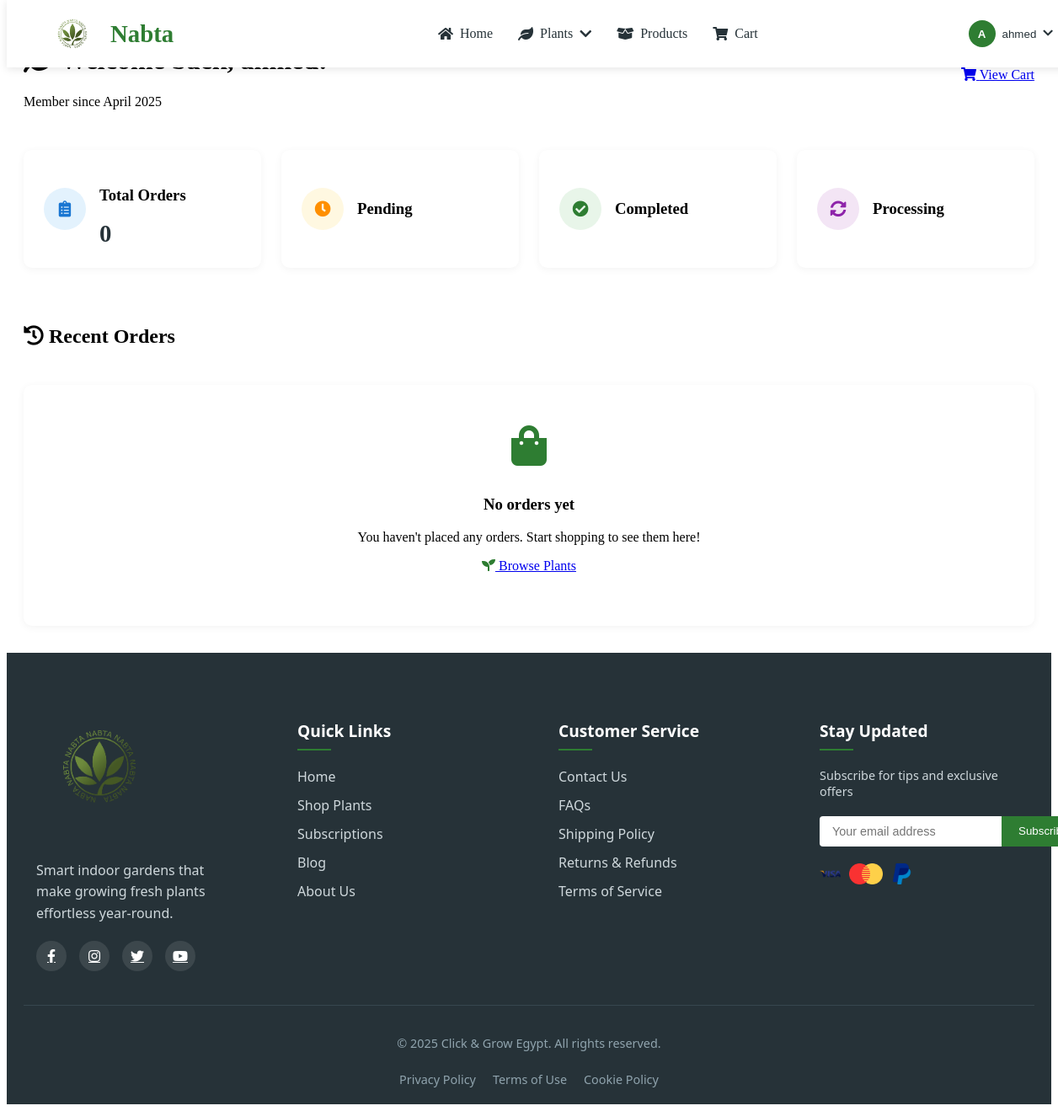
Before: /dashboard.php (signed in) with the older database file.
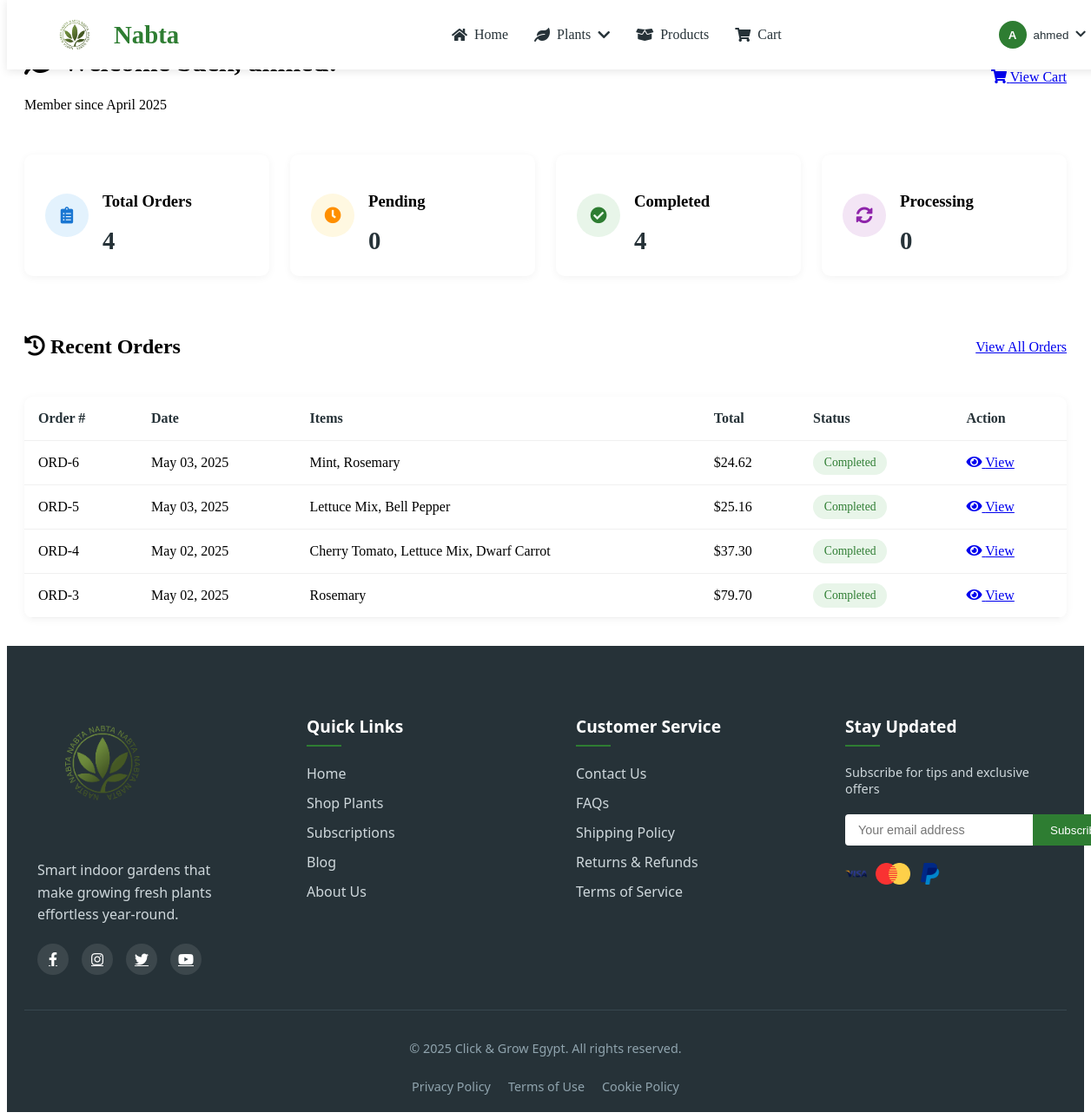
After: the same page with the newer database file.
### tables this page shows
CREATE TABLE `orders` (
  `id` int(11) NOT NULL,
  `user_id` int(11) NOT NULL,
  `order_number` varchar(20) NOT NULL,
  `total_amount` decimal(10,2) NOT NULL,
  `shipping_address` text NOT NULL,
  `payment_method` varchar(50) NOT NULL,
  `status` enum('pending','processing','completed','cancelled') DEFAULT 'pending',
  `created_at` timestamp NOT NULL DEFAULT current_timestamp()
);

### config/init.php (called while the page is built, shortened)
<?php
function url($path = '') {
    return BASE_URL . ltrim($path, '/');
}

### dashboard.php (the view, shortened to what the changed rows need)
<?php
require_once __DIR__ . '/config/init.php';
$user = null;
$recent_orders = [];
$order_stats = [
    'total_orders' => 0,
    'completed_orders' => 0,
    'pending_orders' => 0,
    'processing_orders' => 0
];
try {
    $stmt = $pdo->prepare("SELECT id, username, email, created_at FROM users WHERE id = ?");
    $stmt->execute([$_SESSION['user_id']]);
    $user = $stmt->fetch();
    $orders_stmt = $pdo->prepare("
        SELECT
            o.id,
            o.order_number,
            o.created_at as order_date,
            o.status,
            o.total_amount,
            COUNT(oi.id) as item_count,
            GROUP_CONCAT(p.name SEPARATOR ', ') as items
        FROM orders o
        LEFT JOIN order_items oi ON o.id = oi.order_id
        LEFT JOIN plants p ON oi.plant_id = p.id
        WHERE o.user_id = ?
        GROUP BY o.id
        ORDER BY o.created_at DESC
        LIMIT 5
    ");
    $orders_stmt->execute([$_SESSION['user_id']]);
    $recent_orders = $orders_stmt->fetchAll();
    $stats_stmt = $pdo->prepare("
        SELECT
            COUNT(*) as total_orders,
            SUM(CASE WHEN status = 'completed' THEN 1 ELSE 0 END) as completed_orders,
            SUM(CASE WHEN status = 'pending' THEN 1 ELSE 0 END) as pending_orders,
            SUM(CASE WHEN status = 'processing' THEN 1 ELSE 0 END) as processing_orders
        FROM orders
        WHERE user_id = ?
    ");
    $stats_stmt->execute([$_SESSION['user_id']]);
    $order_stats = $stats_stmt->fetch();
} catch (PDOException $e) {
    error_log("Dashboard Error: " . $e->getMessage());
    $error_message = "We're experiencing technical difficulties. Please refresh the page.";
}
include __DIR__ . '/includes/navbar.php';
?>
<div class="dashboard-container">
    <div class="dashboard-header">
        <div>
            <h1><i class="fas fa-leaf"></i> Welcome back, <?= htmlspecialchars($user['username']) ?>!</h1>
        </div>
    </div>
    <div class="stats-grid">
        <div class="stat-card">
            <div>
                <h3>Total Orders</h3>
                <p class="stat-value"><?= $order_stats['total_orders'] ?></p>
            </div>
        </div>
        <div class="stat-card">
            <div>
                <h3>Pending</h3>
                <p class="stat-value"><?= $order_stats['pending_orders'] ?></p>
            </div>
        </div>
        <div class="stat-card">
            <div>
                <h3>Completed</h3>
                <p class="stat-value"><?= $order_stats['completed_orders'] ?></p>
            </div>
        </div>
        <div class="stat-card">
            <div>
                <h3>Processing</h3>
                <p class="stat-value"><?= $order_stats['processing_orders'] ?></p>
            </div>
        </div>
    </div>
    <div class="dashboard-section">
        <div class="section-header">
            <h2><i class="fas fa-history"></i> Recent Orders</h2>
            <?php if (!empty($recent_orders)): ?>
                <a href="<?= url('/orders.php') ?>" class="btn-link">View All Orders</a>
            <?php endif; ?>
        </div>
        <?php if (!empty($recent_orders)): ?>
            <div class="orders-table">
                <div class="table-responsive">
                    <table>
                        <thead>
                            <tr>
                                <th>Order #</th>
                                <th>Date</th>
                                <th>Items</th>
                                <th>Total</th>
                                <th>Status</th>
                                <th>Action</th>
                            </tr>
                        </thead>
                        <tbody>
                            <?php foreach ($recent_orders as $order): ?>
                            <tr>
                                <td><?= $order['order_number'] ? htmlspecialchars($order['order_number']) : 'ORD-' . $order['id'] ?></td>
                                <td><?= date('M d, Y', strtotime($order['order_date'])) ?></td>
                                <td><?= htmlspecialchars($order['items']) ?></td>
                                <td>$<?= number_format($order['total_amount'], 2) ?></td>
                                <td>
                                    <span class="status-badge status-<?= $order['status'] ?>">
                                        <?= ucfirst($order['status']) ?>
                                    </span>
                                </td>
                                <td>
                                    <a href="<?= url('/order_details.php?id=' . $order['id']) ?>" class="btn-sm">
                                        <i class="fas fa-eye"></i> View
                                    </a>
                                </td>
                            </tr>
                            <?php endforeach; ?>
                        </tbody>
                    </table>
                </div>
            </div>
        <?php else: ?>
            <div class="empty-state">
                <i class="fas fa-shopping-bag fa-3x"></i>
                <h3>No orders yet</h3>
                <p>You haven't placed any orders. Start shopping to see them here!</p>
                <a href="<?= url('/plants.php') ?>" class="btn btn-primary">
                    <i class="fas fa-seedling"></i> Browse Plants
                </a>
            </div>
        <?php endif; ?>
    </div>
</div>
<?php include __DIR__ . '/includes/footer.php'; ?>

Changed rows visible on the page:
added orders: id "6", created_at "May 03, 2025", items "Mint, Rosemary", total_amount "24.62", status "Completed"
added orders: id "5", created_at "May 03, 2025", items "Lettuce Mix, Bell Pepper", total_amount "25.16", status "Completed"
added orders: id "4", created_at "May 02, 2025", items "Cherry Tomato, Lettuce Mix, Dwarf Carrot", total_amount "37.30", status "Completed"
added orders: id "3", created_at "May 02, 2025", items "Rosemary", total_amount "79.70", status "Completed"
Other visible differences:
$order_stats['total_orders']: "0" → "4"
$order_stats['pending_orders']: (not shown) → "0"
$order_stats['completed_orders']: (not shown) → "4"
$order_stats['processing_orders']: (not shown) → "0"
text no longer shown: "No orders yet You haven't placed any orders. Start shopping to see them here! Browse Plants"
text now shown: "View All Orders Order # Date Items Total Status Action"
